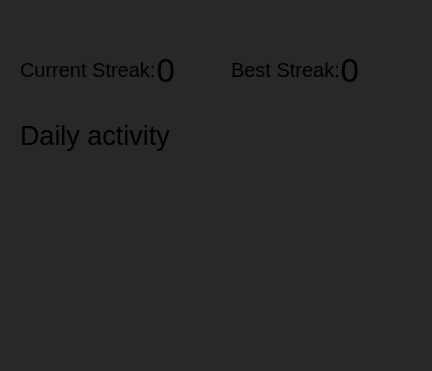
                 <widget class="QWidget" name="task_graphs_widget" native="true">
                  <property name="minimumSize">
                   <size>
                    <width>0</width>
                    <height>300</height>
                   </size>
                  </property>
                  <property name="styleSheet">
                   <string notr="true">border-radius: 40px;
background-color: rgb(40,40, 40);</string>
                  </property>
                  <layout class="QVBoxLayout" name="verticalLayout_8">
                   <property name="spacing">
                    <number>0</number>
                   </property>
                   <property name="leftMargin">
                    <number>20</number>
                   </property>
                   <property name="topMargin">
                    <number>20</number>
                   </property>
                   <property name="rightMargin">
                    <number>20</number>
                   </property>
                   <property name="bottomMargin">
                    <number>20</number>
                   </property>
                   <item>
                    <layout class="QHBoxLayout" name="task_analytics_label_streak">
                     <property name="rightMargin">
                      <number>0</number>
                     </property>
                     <item>
                      <widget class="QLabel" name="cur_streak_label">
                       <property name="sizePolicy">
                        <sizepolicy hsizetype="Preferred" vsizetype="Preferred">
                         <horstretch>0</horstretch>
                         <verstretch>0</verstretch>
                        </sizepolicy>
                       </property>
                       <property name="minimumSize">
                        <size>
                         <width>0</width>
                         <height>100</height>
                        </size>
                       </property>
                       <property name="font">
                        <font>
                         <pointsize>15</pointsize>
                        </font>
                       </property>
                       <property name="text">
                        <string>Current Streak:</string>
                       </property>
                       <property name="wordWrap">
                        <bool>true</bool>
                       </property>
                       <property name="margin">
                        <number>20</number>
                       </property>
                      </widget>
                     </item>
                     <item>
                      <widget class="QLabel" name="label">
                       <property name="font">
                        <font>
                         <pointsize>25</pointsize>
                        </font>
                       </property>
                       <property name="text">
                        <string>0</string>
                       </property>
                       <property name="alignment">
                        <set>Qt::AlignmentFlag::AlignRight|Qt::AlignmentFlag::AlignTrailing|Qt::AlignmentFlag::AlignVCenter</set>
                       </property>
                      </widget>
                     </item>
                     <item>
                      <widget class="QToolButton" name="toolButton_6">
                       <property name="enabled">
                        <bool>false</bool>
                       </property>
                       <property name="text">
                        <string/>
                       </property>
                       <property name="icon">
                        <iconset>
                         <normaloff>icons_white/flame.svg</normaloff>icons_white/flame.svg</iconset>
                       </property>
                       <property name="iconSize">
                        <size>
                         <width>50</width>
                         <height>50</height>
                        </size>
                       </property>
                       <property name="autoRaise">
                        <bool>true</bool>
                       </property>
                      </widget>
                     </item>
                     <item>
                      <widget class="Line" name="line">
                       <property name="orientation">
                        <enum>Qt::Orientation::Vertical</enum>
                       </property>
                      </widget>
                     </item>
                     <item>
                      <widget class="QLabel" name="label_2">
                       <property name="sizePolicy">
                        <sizepolicy hsizetype="Preferred" vsizetype="Preferred">
                         <horstretch>0</horstretch>
                         <verstretch>0</verstretch>
                        </sizepolicy>
                       </property>
                       <property name="font">
                        <font>
                         <pointsize>15</pointsize>
                        </font>
                       </property>
                       <property name="text">
                        <string>Best Streak:</string>
                       </property>
                       <property name="wordWrap">
                        <bool>true</bool>
                       </property>
                       <property name="margin">
                        <number>20</number>
                       </property>
                      </widget>
                     </item>
                     <item>
                      <widget class="QLabel" name="label_13">
                       <property name="font">
                        <font>
                         <pointsize>25</pointsize>
                        </font>
                       </property>
                       <property name="text">
                        <string>0</string>
                       </property>
                       <property name="alignment">
                        <set>Qt::AlignmentFlag::AlignRight|Qt::AlignmentFlag::AlignTrailing|Qt::AlignmentFlag::AlignVCenter</set>
                       </property>
                      </widget>
                     </item>
                     <item>
                      <widget class="QToolButton" name="toolButton_7">
                       <property name="enabled">
                        <bool>false</bool>
                       </property>
                       <property name="text">
                        <string/>
                       </property>
                       <property name="icon">
                        <iconset>
                         <normaloff>icons_white/flame.svg</normaloff>icons_white/flame.svg</iconset>
                       </property>
                       <property name="iconSize">
                        <size>
                         <width>50</width>
                         <height>50</height>
                        </size>
                       </property>
                       <property name="autoRaise">
                        <bool>true</bool>
                       </property>
                      </widget>
                     </item>
                    </layout>
                   </item>
                   <item>
                    <layout class="QHBoxLayout" name="task_graphs_layout">
                     <item>
                      <layout class="QVBoxLayout" name="task_line_graph_layout">
                       <item>
                        <widget class="QLabel" name="task_line_graph_label">
                         <property name="font">
                          <font>
                           <pointsize>20</pointsize>
                          </font>
                         </property>
                         <property name="text">
                          <string>Daily activity</string>
                         </property>
                         <property name="wordWrap">
                          <bool>true</bool>
                         </property>
                         <property name="margin">
                          <number>20</number>
                         </property>
                        </widget>
                       </item>
                       <item>
                        <widget class="QWidget" name="task_line_graph" native="true">
                         <property name="minimumSize">
                          <size>
                           <width>0</width>
                           <height>200</height>
                          </size>
                         </property>
                        </widget>
                       </item>
                      </layout>
                     </item>
                    </layout>
                   </item>
                  </layout>
                 </widget>
